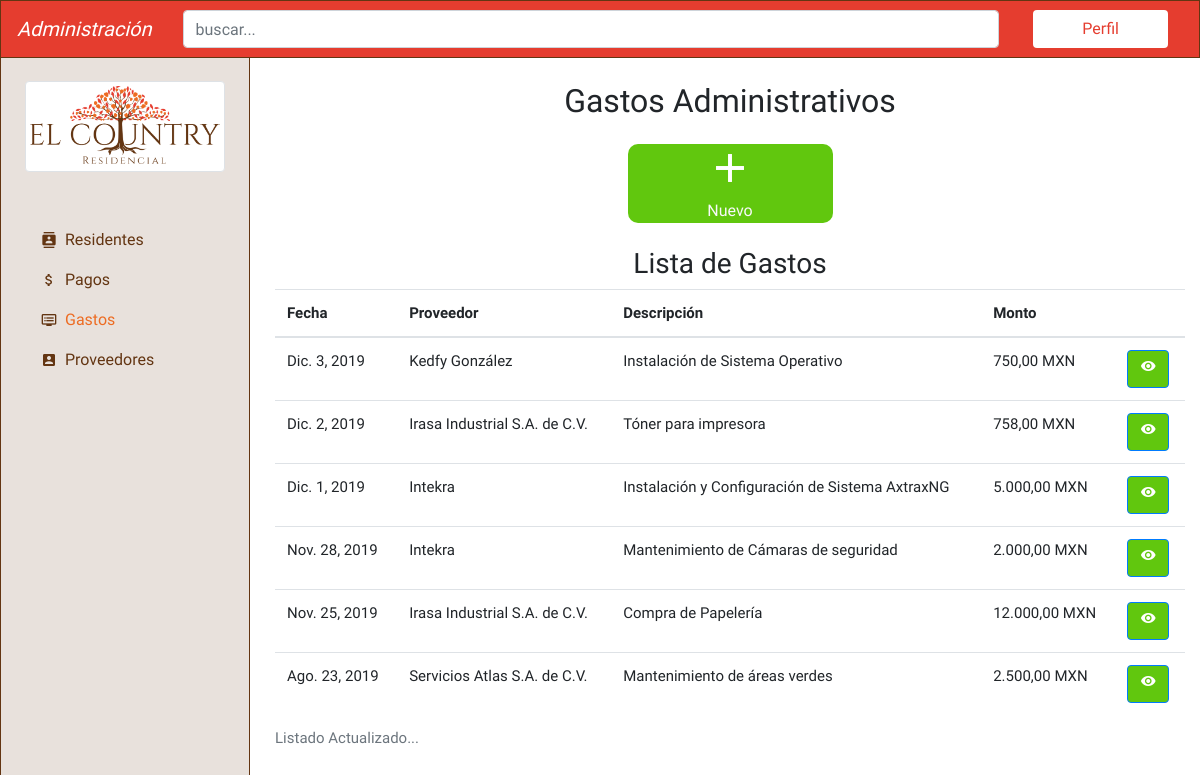
The page /expenses/ on the database its author committed.
### expenses/models.py (models this page shows, shortened)
class Expenses(models.Model):
    date = models.DateField(verbose_name="fecha")
    folio = models.CharField(max_length=50, verbose_name="folio")
    provider = models.CharField(max_length=200, verbose_name="proveedor")
    description = models.CharField(max_length=200, verbose_name="descripción")
    amount = models.DecimalField(decimal_places=2, max_digits=20, verbose_name="monto", blank=False, null=False)
    notes = models.CharField(max_length=300, verbose_name="observaciones adicionales")
    class Meta:
        verbose_name = "Gasto"
        verbose_name_plural = "Gastos"
        ordering = ['-date']

### expenses/views.py (the view)
# urls.py: path('', ExpensesListView.as_view(), name='expenses'),
class ExpensesListView(ListView):
    model = Expenses

### expenses/templates/expenses/expenses_list.html
{% extends 'core/base.html' %}{%block title%}Proveedores{% endblock %}{% block content %}
<main class="pt-4">
    <div class="container">
        <h2 class="text-center mb-4">Gastos Administrativos</h2>
        <div class="row text-center panel justify-content-center align-middle">
            <div class="col-lg-3 col-md-6 col-12">
                <div class="boton bg-success d-flex align-items-center justify-content-center">
                    <a href="{% url 'expenses:create' %}" class="text-light">
                        <i class="material-icons">add</i>
                        <p class="m-0">Nuevo</p>
                    </a>
                </div>
            </div>
        </div>
        <h3 class="text-center mt-4">Lista de Gastos</h3>
        <table class="table">
            <caption>Listado Actualizado...</caption>
            <thead>
                <tr>
                    <th scope="col">Fecha</th>
                    <th scope="col">Proveedor</th>
                    <th scope="col">Descripción</th>
                    <th scope="col">Monto</th>
                    <th></th>
                </tr>
            </thead>
            <tbody>
                {% load humanize %} {% if expenses_list %} {% for expense in expenses_list %}
                <tr>
                    <td>{{ expense.date}}</td>
                    <td>{{ expense.provider}}</td>
                    <td>{{ expense.description}}</td>
                    <td>{{ expense.amount|intcomma}} MXN</td>
                    <td>
                        <a data-toggle="tooltip" data-placement="top" title="Detalles de Gasto" href="{% url 'expenses:expense' expense.id %}" class="btn btn-primary"><i class="material-icons">visibility</i></a>
                    </td>
                </tr>
                {% endfor %} {% endif %}
            </tbody>
        </table>
    </div>
</main>
{% endblock %}

### core/static/core/css/styles.css (style rules this page uses)
:root { --primero: #8bc34a; --segundo: #03a9f4; --tercero: #ab47bc; --cuarto: #ffb300; --gris: #ecf0f5; --azul: #25476a; }
html { height: 100%; }
body { min-height: 100%; font-family: 'Ubuntu', serif; }
.bg-success, .btn-success { background-color: #61c70e!important; }
.btn-primary, .bg-primary { background-color: #61c70e!important; }
main { margin-left: 260px; position: relative; left: 0; min-height: 100%; }
h1, h2, h3 { font-family: 'Ubuntu', serif; }
.boton { min-height: 40px; border-radius: 10px; ; }
.boton i { font-size: 3rem; }
.table { font-size: 15px; }
.material-icons { color: white; font-size: 16px; }

### rows shown on the page
Expenses: date "Dic. 3, 2019", provider "Kedfy González", description "Instalación de Sistema Operativo", amount "750,00"
Expenses: date "Dic. 2, 2019", provider "Irasa Industrial S.A. de C.V.", description "Tóner para impresora", amount "758,00"
Expenses: date "Dic. 1, 2019", provider "Intekra", description "Instalación y Configuración de Sistema AxtraxNG", amount "5.000,00"
Expenses: date "Nov. 28, 2019", provider "Intekra", description "Mantenimiento de Cámaras de seguridad", amount "2.000,00"
Expenses: date "Nov. 25, 2019", provider "Irasa Industrial S.A. de C.V.", description "Compra de Papelería", amount "12.000,00"
Expenses: date "Ago. 23, 2019", provider "Servicios Atlas S.A. de C.V.", description "Mantenimiento de áreas verdes", amount "2.500,00"
